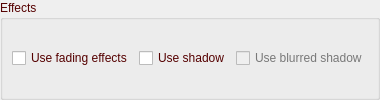
       <widget class="QGroupBox" name="groupBoxEffects3">
        <property name="palette">
         <palette>
          <active>
           <colorrole role="WindowText">
            <brush brushstyle="SolidPattern">
             <color alpha="255">
              <red>85</red>
              <green>0</green>
              <blue>0</blue>
             </color>
            </brush>
           </colorrole>
          </active>
          <inactive>
           <colorrole role="WindowText">
            <brush brushstyle="SolidPattern">
             <color alpha="255">
              <red>85</red>
              <green>0</green>
              <blue>0</blue>
             </color>
            </brush>
           </colorrole>
          </inactive>
          <disabled>
           <colorrole role="WindowText">
            <brush brushstyle="SolidPattern">
             <color alpha="255">
              <red>120</red>
              <green>120</green>
              <blue>120</blue>
             </color>
            </brush>
           </colorrole>
          </disabled>
         </palette>
        </property>
        <property name="title">
         <string>Effects</string>
        </property>
        <layout class="QHBoxLayout" name="horizontalLayout_26">
         <property name="leftMargin">
          <number>9</number>
         </property>
         <property name="topMargin">
          <number>9</number>
         </property>
         <property name="rightMargin">
          <number>9</number>
         </property>
         <property name="bottomMargin">
          <number>9</number>
         </property>
         <item>
          <widget class="QCheckBox" name="checkBoxUseFading3">
           <property name="text">
            <string>Use fading effects</string>
           </property>
          </widget>
         </item>
         <item>
          <widget class="QCheckBox" name="checkBoxUseShadow3">
           <property name="text">
            <string>Use shadow</string>
           </property>
          </widget>
         </item>
         <item>
          <widget class="QCheckBox" name="checkBoxUseBlurredShadow3">
           <property name="enabled">
            <bool>false</bool>
           </property>
           <property name="text">
            <string>Use blurred shadow</string>
           </property>
          </widget>
         </item>
        </layout>
       </widget>
